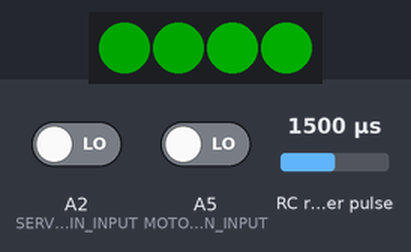
Bench run of a sketch on a simulated Arduino Nano, built with avr-gcc and run on an emulated ATmega328P. Parts: 4 RGB LEDs in strip order, left to right. Wiring (inferred from the names in the program): RC receiver channel: data A4. The test bench sets the inputs (shaded band); at power-on: RC receiver pulse 1500 µs, A2 (SERVO_PIN_INPUT) LOW, A5 (MOTOR_PIN_INPUT) LOW. Dim RGB values are drawn brighter than linear; the strip is taken to match the declared colour order; what the sketch prints to the serial monitor is not drawn.

Above: at 1.2 s.
1.3 s: RC receiver pulse (sensor on A4) set to 1750 µs
At 1.69 s:
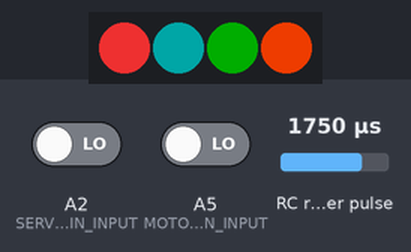
4.3 s: RC receiver pulse (sensor on A4) set to 1020 µs
At 5.05 s:
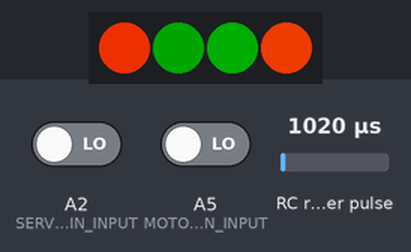
7.3 s: RC receiver pulse (sensor on A4) set to 1980 µs
At 7.99 s:
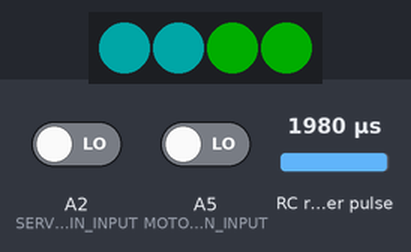
Timing chart, 0 to 16.3 s (numbered marks = the images above; inputs shaded):
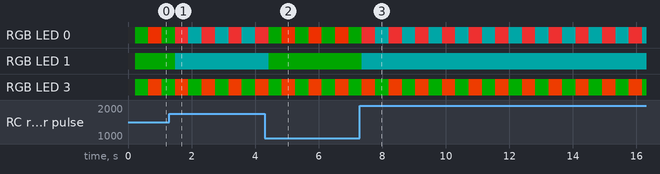

The sketch:

main.ino
```cpp
#include <Arduino.h>
#include <Adafruit_NeoPixel.h>
#include "LED/LEDController.h"

#define LED_PIN_OUTPUT A1
#define SERVO_PIN_INPUT A2
#define MOTOR_PIN_INPUT A5
#define CH3_PIN_INPUT A4

#define LED_NUM 4

// signal status
#define STATUS_LOW 1
#define STATUS_MEDIUM 2
#define STATUS_HIGH 3

// input signal value
unsigned long motorSignal = 0;
unsigned long servoSignal = 0;
unsigned long ch3Signal = 0;

// input signal status
unsigned int motorStatus = 0;
unsigned int servoStatus = 0;
unsigned int ch3Status = 0;

// input signal mode;
enum SERVO_SIGNAL_MODE {
    SERVO_INITIAL_MODE,
    SERVO_RIGHT_MODE,
    SERVO_LEFT_MODE,
    SERVO_NEUTRAL_MODE
};

enum MOTOR_SIGNAL_MODE {
    MOTOR_INITIAL_MODE,
    MOTOR_FORWARD_MODE,
    MOTOR_BACKWARD_MODE,
    MOTOR_NEUTRAL_MODE
};

enum CH3_SIGNAL_MODE {
    CH3_INITIAL_MODE,
    CH3_ON_MODE,
    CH3_OFF_MODE
};

SERVO_SIGNAL_MODE servoMode = SERVO_INITIAL_MODE;
MOTOR_SIGNAL_MODE motorMode = MOTOR_INITIAL_MODE;
CH3_SIGNAL_MODE ch3Mode = CH3_INITIAL_MODE;

// mode value
bool welcomeMode = true;
bool turnSignalStatus = false;

// LED light value
byte arrLED[4][3]{
        { 0x00, 0x00, 0x00 },
        { 0x00, 0x00, 0x00 },
        { 0x00, 0x00, 0x00 },
        { 0x00, 0x00, 0x00 }
};

Adafruit_NeoPixel led = Adafruit_NeoPixel(LED_NUM, LED_PIN_OUTPUT, NEO_RGB + NEO_KHZ800);
LEDController ledController = LEDController(arrLED);

uint8_t getSignalStatus(unsigned long signal, unsigned long lowThreshold, unsigned long highThreshold) {
    if (signal < lowThreshold) {
        return STATUS_LOW;
    } else if (signal > highThreshold) {
        return STATUS_HIGH;
    } else {
        return STATUS_MEDIUM;
    }
}

void captureSignals() {
    servoSignal = pulseIn(SERVO_PIN_INPUT, HIGH, 100000L);
    motorSignal = pulseIn(MOTOR_PIN_INPUT, HIGH, 100000L);
    ch3Signal   = pulseIn(CH3_PIN_INPUT,   HIGH, 100000L);

    servoStatus = getSignalStatus(servoSignal, 1450, 1700);
    motorStatus = getSignalStatus(motorSignal, 1400, 1550);
    ch3Status = getSignalStatus(ch3Signal, 1300, 1600);

    switch (motorStatus) {
        case STATUS_LOW:
            ledController.turnOnReversingLightLED();
            break;
        case STATUS_HIGH:
            ledController.turnOffAllLEDExceptTurnLight();
            break;
        case STATUS_MEDIUM:
            ledController.turnOnBreakLightLED();
            break;
    }

    switch (servoStatus) {
        case STATUS_LOW:
            ledController.turnOnTurnLightLED(LEFT);
            break;
        case STATUS_HIGH:
            ledController.turnOnTurnLightLED(RIGHT);
            break;
        case STATUS_MEDIUM:
            ledController.turnOffTurnLightLED();
            break;
    }

    switch (ch3Status) {
        case STATUS_LOW:
            ledController.turnOnDayLightLED();
            break;
        case STATUS_HIGH:
            ledController.turnOnHeadLightLED();
            break;
    }
}

//void printLED() {
//    for (int i = 0; i < 4; i++) {    // 2차원 배열의 세로 크기만큼 반복
//        for (int j = 0; j < 3; j++) {    // 2차원 배열의 가로 크기만큼 반복
//            Serial.print((arrLED[i][j]), HEX); // 2차원 배열의 인덱스에 반복문의 변수 i, j를 지정
//            Serial.print(" "); // 2차원 배열의 인덱스에 반복문의 변수 i, j를 지정
//        }
//        Serial.print("\n");                // 가로 요소를 출력한 뒤 다음 줄로 넘어감
//    }
//}

void setLED() {
    for (int i = 0; i < 4; i++) {
        led.setPixelColor(i, arrLED[i][0], arrLED[i][1], arrLED[i][2]);
    }
}

void setup() {
    // Setting PinMode
    pinMode(SERVO_PIN_INPUT, INPUT);
    pinMode(MOTOR_PIN_INPUT, INPUT);
    pinMode(CH3_PIN_INPUT, INPUT);
    pinMode(LED_PIN_OUTPUT, OUTPUT);

    led.begin();
    ledController.turnOnDayLightLED();
    Serial.begin(9600);
}

void loop() {
    captureSignals();
    setLED();
    led.show();
    delay(200);
    //printLED();
}
```

BreakLightLED.cpp
```cpp
//
// Created by 박우영 on 10/7/23.
//

#include "BreakLightLED.h"

void BreakLightLED::turnOn() {
    Serial.println("BreakLightLED:turnOn");
    _arrLED[2][2] = 0xC8;
    _arrLED[3][2] = 0xC8;
}

void BreakLightLED::turnOff() {
    Serial.println("BreakLightLED:turnOff");
    _arrLED[2][2] = 0x00;
    _arrLED[3][2] = 0x00;
}
```

BreakLightLED.h
```cpp
//
// Created by 박우영 on 10/7/23.
//

#ifndef UNTITLED_BREAKLIGHTLED_H
#define UNTITLED_BREAKLIGHTLED_H

#include "LED.h"

class BreakLightLED : LED {
public:
    BreakLightLED(byte arrLED[][3]) : LED(arrLED)  {};
    virtual void turnOn() override;
    virtual void turnOff() override;
};

#endif //UNTITLED_BREAKLIGHTLED_H
```

DayLightLED.cpp
```cpp
//
// Created by 박우영 on 10/7/23.
//

#include "DayLightLED.h"

void DayLightLED::turnOn() {
    _arrLED[0][1] = 0x28;
    _arrLED[1][1] = 0x28;
}

void DayLightLED::turnOff() {
    _arrLED[0][1] = 0x00;
    _arrLED[1][1] = 0x00;
}
```

DayLightLED.h
```cpp
//
// Created by 박우영 on 10/7/23.
//

#ifndef UNTITLED_DAYLIGHTLED_H
#define UNTITLED_DAYLIGHTLED_H

#include "LED.h"

class DayLightLED : LED {
public:
    DayLightLED(byte arrLED[][3]) : LED(arrLED) {};
    virtual void turnOn() override;
    virtual void turnOff() override;
};

#endif //UNTITLED_DAYLIGHTLED_H
```

HeadLightLED.cpp
```cpp
//
// Created by 박우영 on 10/7/23.
//

#include "HeadLightLED.h"

void HeadLightLED::turnOn() {
    _arrLED[0][2] = 0x28;
    _arrLED[1][2] = 0x28;
}

void HeadLightLED::turnOff() {
    _arrLED[0][2] = 0x00;
    _arrLED[1][2] = 0x00;
}
```

HeadLightLED.h
```cpp
//
// Created by 박우영 on 10/7/23.
//

#ifndef UNTITLED_HEADLIGHTLED_H
#define UNTITLED_HEADLIGHTLED_H

#include "LED.h"

class HeadLightLED : LED {
public:
    HeadLightLED(byte arrLED[][3]) : LED(arrLED) {};
    virtual void turnOn() override;
    virtual void turnOff() override;
};

#endif //UNTITLED_HEADLIGHTLED_H
```

LED.h
```cpp
//
// Created by 박우영 on 10/7/23.
//

#ifndef UNTITLED_LED_H
#define UNTITLED_LED_H

#ifdef ARDUINO

#if (ARDUINO >= 100)
#include <Arduino.h>
#endif

#endif

typedef bool boolean;
typedef uint8_t byte;

enum LED_STATUS {
    LED_ON,
    LED_OFF
};

enum DIRECTION {
    RIGHT,
    LEFT,
    BOTH
};

class LED {
protected:
    byte (*_arrLED)[3];
    LED_STATUS ledStatus = LED_OFF;
    // for blink action
    unsigned long previousMillis = 0;
public:
    LED(byte arrLED[][3]) {
        _arrLED = arrLED;
    }
    virtual void turnOn();
    virtual void turnOff();
};

#endif //UNTITLED_LED_H
```

LEDController.cpp
```cpp
//
// Created by 박우영 on 10/7/23.
//

#include "LEDController.h"

void LEDController::turnOnDayLightLED() {
    dayLightLed.turnOn();
    headLightLed.turnOff();
}

void LEDController::turnOnHeadLightLED() {
    dayLightLed.turnOn();
    headLightLed.turnOn();
}

void LEDController::turnOnTurnLightLED(DIRECTION direction) {
    turnLightLed.blink(direction, 500);
}

void LEDController::turnOffTurnLightLED() {
    turnLightLed.turnOff();
}

void LEDController::turnOnBreakLightLED() {
    turnOffAllLEDExceptTurnLight();
    breakLightLed.turnOn();
}

void LEDController::turnOnReversingLightLED() {
    breakLightLed.turnOff();
    reversingLightLed.turnOn();
}

void LEDController::turnOffAllLED() {
    breakLightLed.turnOff();
    reversingLightLed.turnOff();
    turnLightLed.turnOff();
}

void LEDController::turnOffAllLEDExceptTurnLight() {
    breakLightLed.turnOff();
    reversingLightLed.turnOff();
}
```

LEDController.h
```cpp
//
// Created by 박우영 on 10/7/23.
//

#ifndef UNTITLED_LEDCONTROLLER_H
#define UNTITLED_LEDCONTROLLER_H

#include "DayLightLED.h"
#include "HeadLightLED.h"
#include "TurnLightLED.h"
#include "BreakLightLED.h"
#include "ReversingLightLED.h"

class LEDController {
private:
    DayLightLED dayLightLed;
    HeadLightLED headLightLed;
    TurnLightLED turnLightLed;
    BreakLightLED breakLightLed;
    ReversingLightLED reversingLightLed;

    void turnOffAllLED();
public:
    LEDController(byte arrLED[][3])
    : dayLightLed(arrLED), headLightLed(arrLED), turnLightLed(arrLED),
      breakLightLed(arrLED), reversingLightLed(arrLED) {};

    void turnOnDayLightLED();
    void turnOnHeadLightLED();
    void turnOnTurnLightLED(DIRECTION direction);
    void turnOffTurnLightLED();
    void turnOnBreakLightLED();
    void turnOnReversingLightLED();
    void turnOffAllLEDExceptTurnLight();
};

#endif //UNTITLED_LEDCONTROLLER_H
```

ReversingLightLED.cpp
```cpp
//
// Created by 박우영 on 10/7/23.
//

#include "ReversingLightLED.h"

void ReversingLightLED::turnOn()  {
    Serial.println("ReversingLightLED:turnOn");
    _arrLED[2][1] = 0x32;
    _arrLED[3][1] = 0x32;
}

void ReversingLightLED::turnOff() {
    Serial.println("ReversingLightLED:turnOff");
    _arrLED[2][1] = 0x00;
    _arrLED[3][1] = 0x00;
}
```

ReversingLightLED.h
```cpp
//
// Created by 박우영 on 10/7/23.
//

#ifndef UNTITLED_REVERSINGLIGHTLED_H
#define UNTITLED_REVERSINGLIGHTLED_H

#include "LED.h"

class ReversingLightLED : LED {
public:
    ReversingLightLED(byte arrLED[][3]) : LED(arrLED) {};
    virtual void turnOn() override;
    virtual void turnOff() override;
};

#endif //UNTITLED_REVERSINGLIGHTLED_H
```

TurnLightLED.cpp
```cpp
//
// Created by 박우영 on 10/7/23.
//

#include "TurnLightLED.h"

void TurnLightLED::turnOn() {
    _arrLED[0][0] = 0xC8;
    _arrLED[1][0] = 0xC8;
    _arrLED[2][0] = 0xC8;
    _arrLED[3][0] = 0xC8;
}

void TurnLightLED::turnOff() {
    _arrLED[0][0] = 0x00;
    _arrLED[1][0] = 0x00;
    _arrLED[2][0] = 0x00;
    _arrLED[3][0] = 0x00;
}

void TurnLightLED::blink(DIRECTION direction, unsigned long blinkInterval = 800) {
    previousMillis = 0;
    currentMillis = millis();

    if (currentMillis - previousMillis >= blinkInterval) {
        previousMillis = currentMillis;
        if (ledStatus == LED_OFF) {
            switch (direction) {
                case RIGHT:
                    _arrLED[0][0] = 0x00;
                    _arrLED[1][0] = 0xC8;
                    _arrLED[2][0] = 0xC8;
                    _arrLED[3][0] = 0x00;
                    break;
                case LEFT:
                    _arrLED[0][0] = 0xC8;
                    _arrLED[1][0] = 0x00;
                    _arrLED[2][0] = 0x00;
                    _arrLED[3][0] = 0xC8;
                    break;
                case BOTH:
                    _arrLED[0][0] = 0xC8;
                    _arrLED[1][0] = 0xC8;
                    _arrLED[2][0] = 0xC8;
                    _arrLED[3][0] = 0xC8;
                    break;
            }
            ledStatus = LED_ON;
        } else {
            turnOff();
            ledStatus = LED_OFF;
        }
    }
}
```

TurnLightLED.h
```cpp
//
// Created by 박우영 on 10/7/23.
//

#ifndef UNTITLED_TURNLIGHTLED_H
#define UNTITLED_TURNLIGHTLED_H

#include "LED.h"

class TurnLightLED : LED {
private:
    unsigned long currentMillis;
public:
    TurnLightLED(byte arrLED[][3]) : LED(arrLED) {
        currentMillis = 0;
    };
    virtual void turnOn() override;
    virtual void turnOff() override;
    void blink(DIRECTION direction, unsigned long blinkInterval);
};

#endif //UNTITLED_TURNLIGHTLED_H
```
